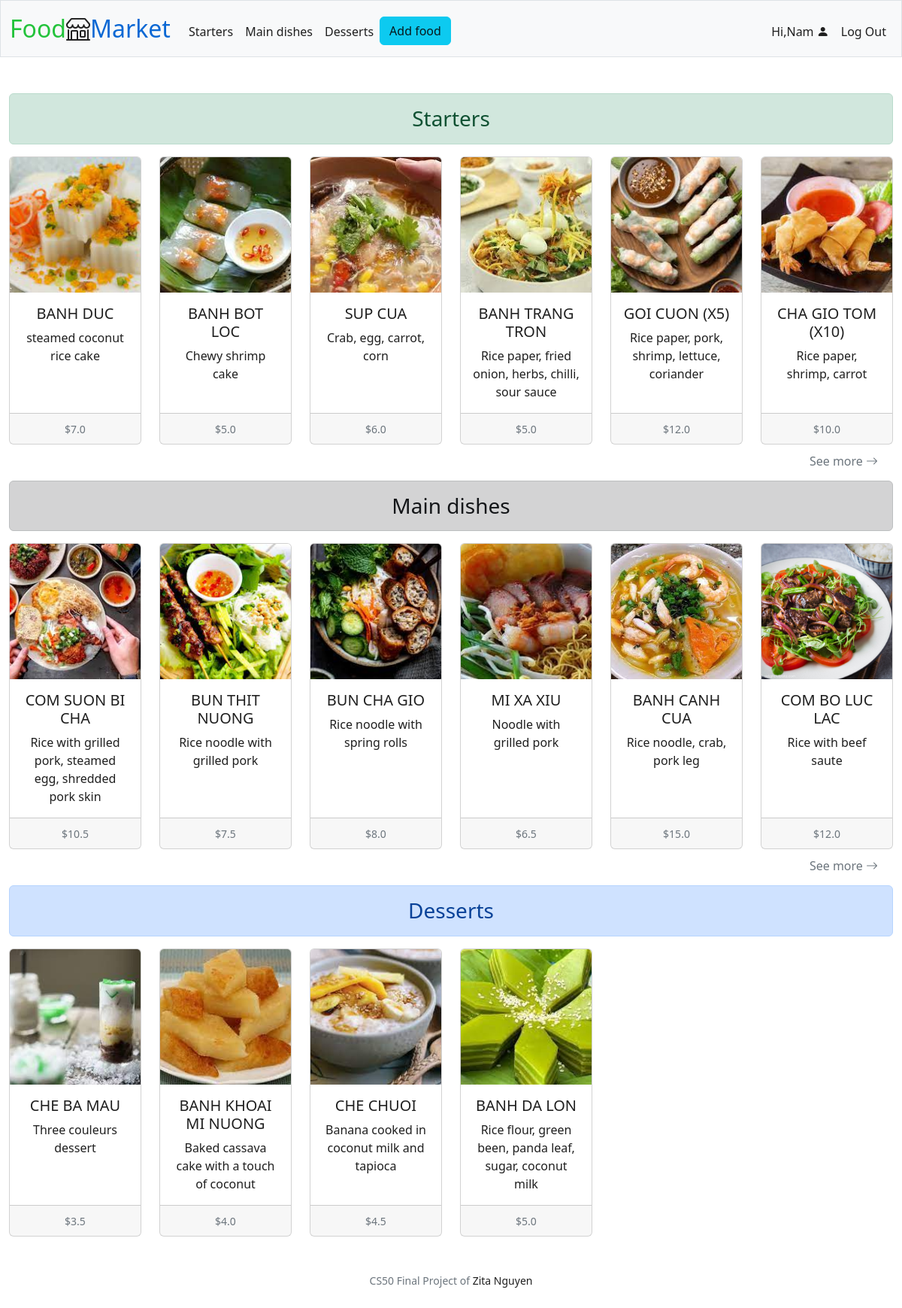
Screenshot of / (signed in) with the database file from the repository.
### tables this page shows
CREATE TABLE food (
id INTEGER PRIMARY KEY AUTOINCREMENT, 
category TEXT NOT NULL,
name TEXT NOT NULL,
photo BLOB NOT NULL,
description TEXT NOT NULL,
price REAL NOT NULL,
date DATETIME NOT NULL,
user_id INTEGER NOT NULL,
FOREIGN KEY (user_id) REFERENCES users (id)
);

### app.py (the view)
@app.route("/")
@login_required
def index():
    all_products = query_get_all_products()
    starters = list(filter(lambda product: product[1] == "Starter", all_products))
    main_dishes = list(filter(lambda product: product[1] == "Main dish", all_products))
    desserts = list(filter(lambda product: product[1] == "Dessert", all_products))
    return render_template("index.html", starters=starters, main_dishes=main_dishes, desserts=desserts)

### app.py (called while the page is built)
@app.after_request
def after_request(response):
    response.headers["Cache-Control"] = "no-cache, no-store, must-revalidate"
    response.headers["Expires"] = 0
    response.headers["Pragma"] = "no-cache"
    return response

### helpers.py (called while the page is built)
def login_required(f):
    @wraps(f)
    def decorated_function(*args, **kwargs):
        if session.get("user_id") is None:
            return redirect("/login")
        return f(*args, **kwargs)
    return decorated_function

### queries.py (called while the page is built)
def query_get_all_products():
    conn = sqlite3.connect("market.db")
    c = conn.cursor()
    c.execute ("SELECT * FROM food")
    all_products = c.fetchall()
    return all_products

### templates/index.html (shortened to what this page needs)
{% extends "layout.html" %}
{% block main %}
<div class="alert alert-success text-center h3" role="alert">
    Starters
</div>
<div class="row row-cols-1 row-cols-lg-6 row-cols-md-3 g-4 text-center">
  {% if not starters %}
    <div class="col">
      <div class="card h-100">
        <img class="card-img-top" src="{{url_for('static', filename='photos/no_food.jpeg')}}" alt="No product">
        <div class="card-body">
          <p class="card-text">No starter.</p>
        </div>
      </div>
    </div>
  {% else %}
    {% for starter in starters[-6:]|reverse %}
      <div class="col">
        <a href="/product/{{ starter[0] }}">
          <div class="card h-100">
            <img src="{{url_for('static', filename='photos/' + starter[3])}}" class="card-img-top" alt="{{ starter[2] }}">
            <div class="card-body">
              <h5 class="card-title">{{ starter[2] }}</h5>
              <p class="card-text">{{ starter[4] }}</p>
            </div>
            <div class="card-footer">
              <small class="text-muted">${{ starter[5] }}</small>
            </div>
          </div>
          </a>
        </div>
    {% endfor %}
  {% endif %}
</div>
{% if starters and starters|length > 6 %}
<a class="link-secondary button-see-more" href="/starters">See more <i class="bi bi-arrow-right"></i></a>
{% endif %}
<div class="alert alert-dark text-center h3 mt-5" role="alert">
    Main dishes
</div>
<div class="row row-cols-1 row-cols-lg-6 row-cols-md-3 g-4 text-center">
  {% if not main_dishes %}
    <div class="col">
      <div class="card h-100">
        <img class="card-img-top" src="{{url_for('static', filename='photos/no_food.jpeg')}}" alt="No product">
        <div class="card-body">
          <p class="card-text">No main dish.</p>
        </div>
      </div>
    </div>
  {% else %}
    {% for main_dish in main_dishes[-6:]|reverse %}
    <div class="col">
        <a href="/product/{{ main_dish[0] }}">
          <div class="card h-100">
            <img src="{{url_for('static', filename='photos/' + main_dish[3])}}" class="card-img-top" alt="{{ main_dish[2] }}">
            <div class="card-body">
              <h5 class="card-title">{{ main_dish[2] }}</h5>
              <p class="card-text">{{ main_dish[4] }}</p>
            </div>
            <div class="card-footer">
              <small class="text-muted">${{ main_dish[5] }}</small>
            </div>
          </div>
        </a>
      </div>
    {% endfor %}
  {% endif %}
</div>
{% if main_dishes and main_dishes|length > 6 %}
<a class="link-secondary button-see-more" href="/main_dishes">See more <i class="bi bi-arrow-right"></i></a>
{% endif %}
<div class="alert alert-primary text-center h3 mt-5" role="alert">
    Desserts
</div>
<div class="row row-cols-1 row-cols-lg-6 row-cols-md-3 g-4 text-center">
  {% if not desserts %}
    <div class="col">
      <div class="card h-100">
        <img class="card-img-top" src="{{url_for('static', filename='photos/no_food.jpeg')}}" alt="No product">
        <div class="card-body">
          <p class="card-text">No dessert.</p>
        </div>
      </div>
    </div>
  {% else %}
    {% for dessert in desserts[-6:]|reverse %}
      <div class="col">
        <a href="/product/{{ dessert[0] }}">
          <div class="card h-100">
            <img src="{{url_for('static', filename='photos/' + dessert[3])}}" class="card-img-top" alt="{{ dessert[2] }}">
            <div class="card-body">
              <h5 class="card-title">{{ dessert[2] }}</h5>
              <p class="card-text">{{ dessert[4] }}</p>
            </div>
            <div class="card-footer">
              <small class="text-muted">${{ dessert[5] }}</small>
            </div>
          </div>
        </a>
      </div>
    {% endfor %}
  {% endif %}
</div>
{% endblock %}

### static/styles.css (style rules this page uses)
a:link, a:visited { text-decoration: none; color: rgba(7, 7, 7, 0.9); }
.card-img-top { width: 100%; height: 15vw; object-fit: cover; }
.card-title { text-transform: uppercase; }
.button-see-more { text-decoration: none; float: right; margin-right: 20px; margin-top: 10px; }

### rows the page displays
food: photo (picture), name "BANH DUC", description "steamed coconut rice cake", price "7.0"
food: photo (picture), name "BANH BOT LOC", description "Chewy shrimp cake", price "5.0"
food: photo (picture), name "SUP CUA", description "Crab, egg, carrot, corn", price "6.0"
food: photo (picture), name "BANH TRANG TRON", description "Rice paper, fried onion, herbs, chilli, sour sauce", price "5.0"
food: photo (picture), name "GOI CUON (X5)", description "Rice paper, pork, shrimp, lettuce, coriander", price "12.0"
food: photo (picture), name "CHA GIO TOM (X10)", description "Rice paper, shrimp, carrot", price "10.0"
food: photo (picture), name "COM SUON BI CHA", description "Rice with grilled pork, steamed egg, shredded pork skin", price "10.5"
food: photo (picture), name "BUN THIT NUONG", description "Rice noodle with grilled pork", price "7.5"
food: photo (picture), name "BUN CHA GIO", description "Rice noodle with spring rolls", price "8.0"
food: photo (picture), name "MI XA XIU", description "Noodle with grilled pork", price "6.5"
food: photo (picture), name "BANH CANH CUA", description "Rice noodle, crab, pork leg", price "15.0"
food: photo (picture), name "COM BO LUC LAC", description "Rice with beef saute", price "12.0"
food: photo (picture), name "CHE BA MAU", description "Three couleurs dessert", price "3.5"
food: photo (picture), name "BANH KHOAI MI NUONG", description "Baked cassava cake with a touch of coconut", price "4.0"
food: photo (picture), name "CHE CHUOI", description "Banana cooked in coconut milk and tapioca", price "4.5"
food: photo (picture), name "BANH DA LON", description "Rice flour, green been, panda leaf, sugar, coconut milk", price "5.0"

### other values shown
{{ session["user_name"].capitalize() }} "Nam"
